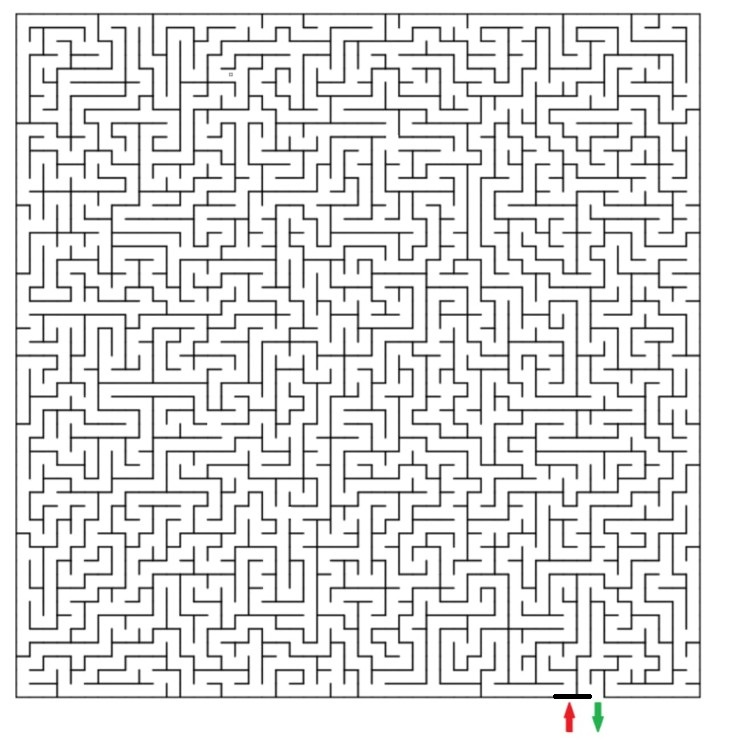
#> input picture Task 2 - Path_Planning/1.jpg, 733 x 753 px
$ python -i BFS.py   (imports and definitions only)
#> lines starting #> are read from the running program, lines starting #| are printed output that depends on the picture; after the words box and inside, x2 and y2 are one past the last pixel; in counts of white or black regions, pixels touching at a corner belong together
#> further down, picture is the input picture: shape (753, 733, 3); mean B, G, R 227.6, 227.7, 227.7
import cv2
import numpy as np
import pygame
import time  # To track computation time
import random

def extractGraph(input):
    kernel = np.ones((3, 3), np.uint8)
    img = input.copy()
    erosion = cv2.erode(img, kernel, iterations=2)
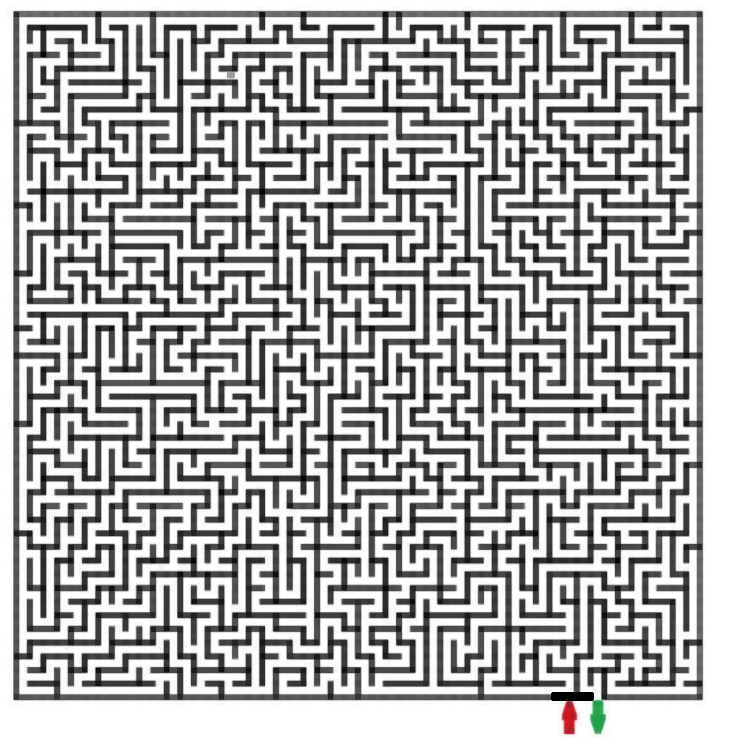
#> erosion: shape (753, 733, 3); mean B, G, R 176.3, 176.3, 176.4

    GRAY_img = cv2.cvtColor(erosion, cv2.COLOR_BGR2GRAY)

    (thresh, BW_img) = cv2.threshold(GRAY_img, 128, 255, cv2.THRESH_BINARY | cv2.THRESH_OTSU)
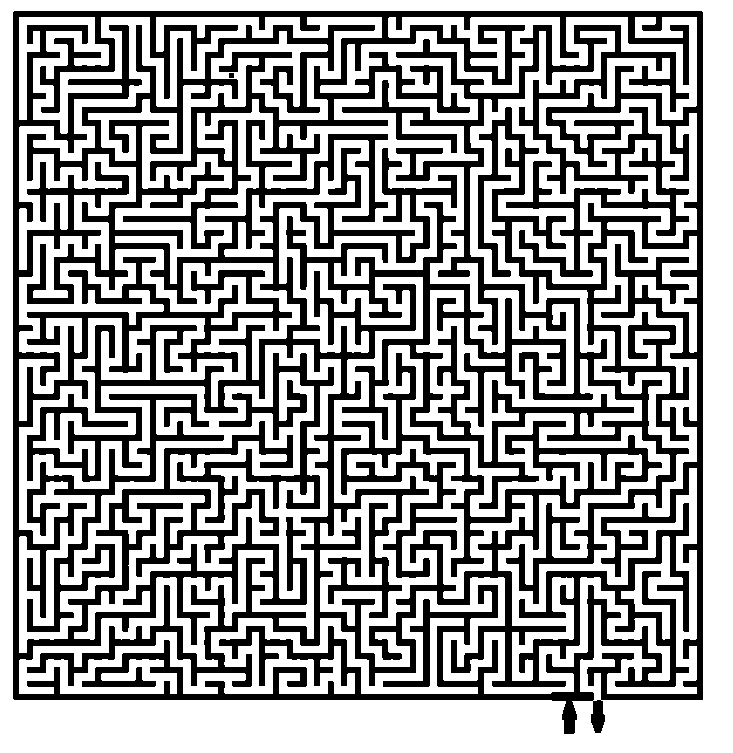
#> BW_img: shape (753, 733); 60.8% white; 5 black regions, box (x1, y1, x2, y2) and area: (13, 11, 703, 734) 164721, (286, 25, 689, 604) 39698, (27, 394, 224, 632) 6263, (177, 353, 334, 523) 5409, (229, 73, 234, 78) 25
#> thresh = 157

    return BW_img

# [123 lines left out: function BFS, not called in this run]


# [73 lines not run here, left out]

>>> import cv2
>>> picture = cv2.imread('1.jpg')
>>> result = extractGraph(picture)
